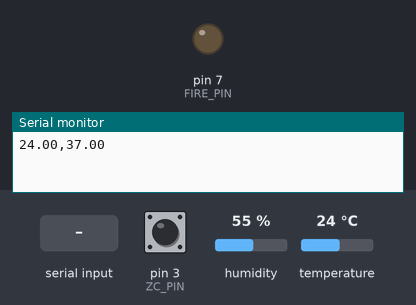
Recording of a program running on a simulated Arduino Mega 2560, built with avr-gcc and run on an emulated ATmega2560. On the bench: output pins drawn as LEDs (lit = HIGH), the last lines printed to the serial monitor. Inputs (shaded band) come from the test bench; at power-on: pin 3 (ZC_PIN) HIGH, humidity 55 %, temperature 24 °C.

Above: at 1.2 s.
1.3 s: pin 3 (ZC_PIN) pulled LOW for 0.15 s
At 2.5 s:
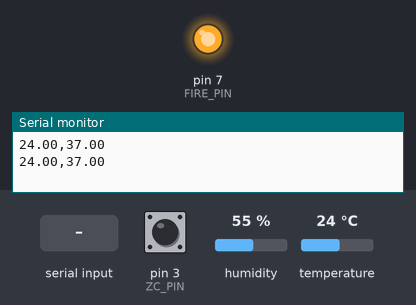
2.9 s: "90,45\n" received over Serial
4.4 s: "P,45\n" received over Serial
5.9 s: "I,45\n" received over Serial
Timing chart, 0 to 8.4 s (numbered marks = the images above; inputs shaded):
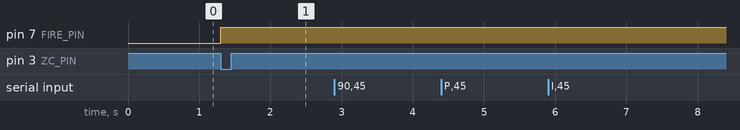

Measured:
- after the input at 1.3 s, pin 7 (FIRE_PIN): LOW → HIGH at once

The program:

main.cpp
```cpp
// (licence header left out)
#include <Arduino.h>
#include "TimerOne.h" // Library for using Arduino's Timer 1
#include "DHT.h"      // Library for the DHT sensor (temperature and humidity)
#include "PID.hpp"    // Custom library for the PID controller

// Macros
#define MAX_HALF_CYCLES 120 // Maximum number of half-cycles (for relay control)

// Pin Configuration (GPIO)
#define ZC_PIN 3   // Pin to detect zero crossing (used to synchronize power control)
#define FIRE_PIN 7 // Pin to control the SSR (Solid State Relay) trigger
#define SENSOR_PIN 6   // Pin to connect the DHT sensor (temperature and humidity)

/**************************** PID Parameters ********************************/
// PID controller parameters
float KP = 15.0;  // Proportional gain
float KI = 0.25;  // Integral gain
float KD = 0.005; // Derivative gain

// Derivative low-pass filter constant
const float TAU = 0.25; // Time constant for the derivative filter

// PID sampling time (in seconds)
const float T_SAMPLE = 1;

// Limits for the PID controller output
const float LIM_MIN = 0.0;            // Minimum output limit (ON cycles)
const float LIM_MAX = MAX_HALF_CYCLES; // Maximum output limit (ON cycles)

// Limits for the integrator (to prevent wind-up)
const float LIM_MIN_INT = -100.00; // Lower limit for the integrator
const float LIM_MAX_INT = 100.0;   // Upper limit for the integrator

// Setpoint (target temperature)
float SETPOINT = 37.0; // Desired temperature (in degrees Celsius)

// PID controller instance
PIDController pid(KP, KI, KD, TAU, LIM_MIN, LIM_MAX, LIM_MIN_INT, LIM_MAX_INT, T_SAMPLE);

/**************************** Control Variables ********************************/
// Variables related to interrupts and control
volatile bool flagSense = false; // Flag to indicate that a measurement should be taken
volatile bool flagZC = false;    // Flag to indicate that a zero crossing has occurred

float temp = 0;         // Variable to store the measured temperature
uint8_t ciclosOn = 0;   // Number of ON cycles (controlled by PID)
uint8_t contCiclos = 0; // Current cycle counter (based on zero crossing)

// DHT sensor instance
DHT sensor; // Initialize the DHT sensor (can be changed to DHT22 if necessary)

/**************************** Function Prototypes ********************************/
void ZC_ISR();                               // Interrupt service routine for zero crossing
void SENSE_ISR();                            // Interrupt service routine for sensor reading
void parseCommand(String command);           // Function to interpret serial commands
float parseValue(String command, char type); // Function to extract a value from a command
void printGains();                           // Function to print the gain and setpoint values

void setup()
{
  // Initialize serial communication at 9600 baud
  Serial.begin(9600);

  // Configure input and output pins
  pinMode(ZC_PIN, INPUT_PULLUP); // Configure the zero-crossing pin as an input with a pull-up resistor
  pinMode(FIRE_PIN, OUTPUT);     // Configure the SSR pin as an output

  // Configure zero-crossing interrupt
  attachInterrupt(digitalPinToInterrupt(ZC_PIN), ZC_ISR, FALLING); // Detect the falling edge of the zero-crossing signal

  // Configure Timer1 to generate interrupts every T_SAMPLE seconds
  Timer1.initialize(T_SAMPLE * 1e6); // Set up Timer1 to trigger every T_SAMPLE seconds
  Timer1.attachInterrupt(SENSE_ISR); // Associate the sensor reading interrupt with the timer

  // Configure the DHT sensor
  sensor.setup(SENSOR_PIN); // Set up the DHT sensor on the defined pin

  // Initialize the output (turn off the SSR at the beginning)
  digitalWrite(FIRE_PIN, LOW);

  // Startup message
  // Serial.println("PID Controller Initialized.");
  // printGains(); // Print the initial PID parameters
}

void loop()
{
  // If there is data available on the serial port, process it
  if (Serial.available() > 0)
  {
    String incomingCommand = Serial.readStringUntil('\n'); // Read the entire line until a newline character
    parseCommand(incomingCommand);                         // Interpret the received command
    // printGains();                                          // Print the current setpoint and gain values
  }

  // If the sensing flag is activated, read the temperature and update the PID
  if (flagSense)
  {
    flagSense = false; // Reset the flag

    temp = sensor.getTemperature(); // Get the temperature from the sensor

    // Check if the temperature reading was successful
    if (isnan(temp))
    {
      Serial.println("Error: Could not read temperature.");
      temp = 0;     // Reset temperature in case of an error
      ciclosOn = 0; // Deactivate cycles
    }

    // Calculate the number of ON cycles from the PID output
    ciclosOn = static_cast<uint8_t>(pid.update(SETPOINT, temp)); // Update the PID output

    // Print the temperature and setpoint to the serial port
    Serial.print(temp);
    Serial.print(",");
    Serial.println(SETPOINT);
  }

  // If a zero crossing was detected, handle the SSR on/off state
  if (flagZC)
  {
    flagZC = false; // Reset the flag

    // Increment the cycle counter, and reset it if it reaches the maximum
    if (++contCiclos >= MAX_HALF_CYCLES)
    {
      contCiclos = 0;
    }

    // Control the state of the SSR (relay) depending on the calculated ON cycles
    digitalWrite(FIRE_PIN, (contCiclos < ciclosOn) ? HIGH : LOW); // Turn the SSR on/off
  }
}

// Interrupt for zero crossing
void ZC_ISR() { flagZC = true; }

// Interrupt for sensor reading (timer)
void SENSE_ISR() { flagSense = true; }

// Function to parse a numeric value from a command
float parseValue(String command, char type)
{
  // Check if the command contains a numeric value
  if (command.length() > 1 && isDigit(command[1]))
  {
    return command.substring(1).toFloat(); // Extract the numeric value
  }
  else
  {
    Serial.print("Error: invalid value for ");
    Serial.println(type); // Error message if no valid value is found
    return NAN;           // Return "Not-a-Number" if the value is not valid
  }
}

// Function to interpret serial commands
void parseCommand(String command)
{
  if (command.startsWith("P")) // Command to adjust KP
  {
    float value = parseValue(command, 'P');
    if (!isnan(value))
      KP = value; // Update the value of KP
  }
  else if (command.startsWith("I")) // Command to adjust KI
  {
    float value = parseValue(command, 'I');
    if (!isnan(value))
      KI = value; // Update the value of KI
  }
  else if (command.startsWith("D")) // Command to adjust KD
  {
    float value = parseValue(command, 'D');
    if (!isnan(value))
      KD = value; // Update the value of KD
  }
  else if (command.startsWith("S")) // Command to adjust the setpoint
  {
    float value = parseValue(command, 'S');
    if (!isnan(value))
      SETPOINT = value; // Update the setpoint
  }
  else
  {
    Serial.println("Invalid command."); // Error message if the command is not recognized
  }

  // Update the PID controller gains with the new values
  pid.updateGains(KP, KI, KD);
}

// Function to print the current values of the gains and the setpoint
void printGains()
{
  Serial.print("Setpoint: ");
  Serial.println(SETPOINT);
  Serial.print("KP: ");
  Serial.println(KP);
  Serial.print("KI: ");
  Serial.println(KI);
  Serial.print("KD: ");
  Serial.println(KD);
}
```

PID.hpp
```cpp
// (licence header left out)
#ifndef PID_HPP
#define PID_HPP

/**
 * @struct PIDGains
 * @brief A structure to group the PID controller gains.
 * @details This is optional and allows returning all three gains (Kp, Ki, Kd) in a single object.
 */
struct PIDGains
{
    float Kp; // Proportional gain
    float Ki; // Integral gain
    float Kd; // Derivative gain
};

class PIDController
{
public:
    /**
     * @brief Constructor for the PIDController class.
     * @details Initializes the PID parameters, such as gains, output limits, and integrator limits.
     * @param kp Proportional gain.
     * @param ki Integral gain.
     * @param kd Derivative gain.
     * @param tau Low-pass filter time constant for the derivative term.
     * @param limMin Minimum output limit of the controller.
     * @param limMax Maximum output limit of the controller.
     * @param limMinInt Minimum integrator limit to prevent wind-up.
     * @param limMaxInt Maximum integrator limit to prevent wind-up.
     * @param t Sampling time (in seconds).
     */
    PIDController(float kp, float ki, float kd,
                  float tau,
                  float limMin, float limMax,
                  float limMinInt, float limMaxInt,
                  float t);

    // Public methods:

    /**
     * @brief Resets the PID controller to its initial state.
     * @details Clears the integrator, previous error, etc.
     */
    void reset();

    /**
     * @brief Updates the PID controller output based on the setpoint and the current measurement.
     * @param setpoint The desired value.
     * @param measurement The current measured value.
     * @return The calculated output of the controller.
     */
    float update(float setpoint, float measurement);

    /**
     * @brief Updates the PID controller gains (Kp, Ki, Kd) in real-time.
     * @param kp The new proportional gain.
     * @param ki The new integral gain.
     * @param kd The new derivative gain.
     */
    void updateGains(float kp, float ki, float kd);

    // Methods to get the current PID gains:
    float getKp() const; // Returns the proportional gain (Kp)
    float getKi() const; // Returns the integral gain (Ki)
    float getKd() const; // Returns the derivative gain (Kd)

    /**
     * @brief Gets all the gains together as a struct.
     * @details This is useful for sending all gains in a single packet, for example, via serial communication.
     * @return A PIDGains struct containing the current gains.
     */
    PIDGains getGains() const;

private:
    // Internal parameters of the PID controller
    float Kp; // Proportional gain
    float Ki; // Integral gain
    float Kd; // Derivative gain

    float tau; // Low-pass filter time constant for the derivative term

    // Controller output limits
    float limMin; // Minimum output limit
    float limMax; // Maximum output limit

    // Integrator limits (to prevent wind-up)
    float limMinInt; // Minimum integrator limit
    float limMaxInt; // Maximum integrator limit

    // Sampling time (in seconds)
    float T;

    // Internal memory variables of the controller
    float integrator;      // Accumulator for the integral term
    float prevError;       // Error from the previous iteration (needed to calculate the derivative term)
    float differentiator;  // Stores the value of the derivative term
    float prevMeasurement; // Previous measurement (needed to calculate the derivative)

    // Controller output (final result after applying the PID formula)
    float out;
};

#endif // PID_HPP
```

PID.cpp
```cpp
// (licence header left out)
// Include the header file for the PID implementation
#include "PID.hpp"

// Constructor of the PIDController class
PIDController::PIDController(float kp, float ki, float kd,
                             float tau,
                             float limMin, float limMax,
                             float limMinInt, float limMaxInt,
                             float t)
    : Kp(kp), Ki(ki), Kd(kd),                     // Initialize PID gains (proportional, integral, derivative)
      tau(tau),                                   // Low-pass filter time constant (for the derivative)
      limMin(limMin), limMax(limMax),             // Limits for the controller output
      limMinInt(limMinInt), limMaxInt(limMaxInt), // Limits for the integrator (anti-windup)
      T(t),                                       // Sampling time (time interval between updates)
      integrator(0.0f),                           // Initialize the integrator (accumulates error)
      prevError(0.0f),                            // Initialize the previous error (for derivative calculation)
      differentiator(0.0f),                       // Initialize the differentiator (for the derivative term)
      prevMeasurement(0.0f),                      // Initialize the previous measurement (for derivative calculation)
      out(0.0f)                                   // Initialize the controller output
{
}

// Method to reset the PID controller
void PIDController::reset()
{
    integrator = 0.0f;      // Reset the integrator
    prevError = 0.0f;       // Reset the previous error
    differentiator = 0.0f;  // Reset the differentiator
    prevMeasurement = 0.0f; // Reset the previous measurement
    out = 0.0f;             // Reset the output
}

// Method that updates the PID controller each time it is called
float PIDController::update(float setpoint, float measurement)
{
    // Calculate the error (difference between the setpoint and the measurement)
    float error = setpoint - measurement;

    // Calculate the proportional term (Kp * error)
    float proportional = Kp * error;

    // Calculate the integral term (integration of the error)
    integrator += 0.5f * Ki * T * (error + prevError); // Trapezoidal integration method (average sum of errors)

    // Anti-windup: Limit the integrator value to prevent excessive error accumulation
    if (integrator > limMaxInt)
    {
        integrator = limMaxInt; // Clamp the integrator to the maximum allowed value
    }
    else if (integrator < limMinInt)
    {
        integrator = limMinInt; // Clamp the integrator to the minimum allowed value
    }

    // Calculate the derivative term (with a low-pass filter to avoid noise)
    differentiator = -(2.0f * Kd * (measurement - prevMeasurement) +
                       (2.0f * tau - T) * differentiator) /
                     (2.0f * tau + T);

    // Calculate the total controller output (Sum of proportional, integral, and derivative)
    out = proportional + integrator + differentiator;

    // Apply limits to the output (the controller output must be within the defined limits)
    if (out > limMax)
    {
        out = limMax; // Limit the output to the maximum
    }
    else if (out < limMin)
    {
        out = limMin; // Limit the output to the minimum
    }

    // Update the controller's memory (previous errors and measurements for the next cycle)
    prevError = error;
    prevMeasurement = measurement;

    // Return the controller output (how much the controlled variable should be adjusted)
    return out;
}

// Method to update the Kp, Ki, and Kd gains at runtime
void PIDController::updateGains(float kp, float ki, float kd)
{
    Kp = kp; // Update the proportional gain
    Ki = ki; // Update the integral gain
    Kd = kd; // Update the derivative gain
}

// Methods to get the Kp, Ki, and Kd gains individually
float PIDController::getKp() const
{
    return Kp; // Return the proportional gain
}

float PIDController::getKi() const
{
    return Ki; // Return the integral gain
}

float PIDController::getKd() const
{
    return Kd; // Return the derivative gain
}

// Method to get all gains together as a struct (useful for sending via serial, etc.)
PIDGains PIDController::getGains() const
{
    return {Kp, Ki, Kd}; // Return the three gains as a struct
}
```
